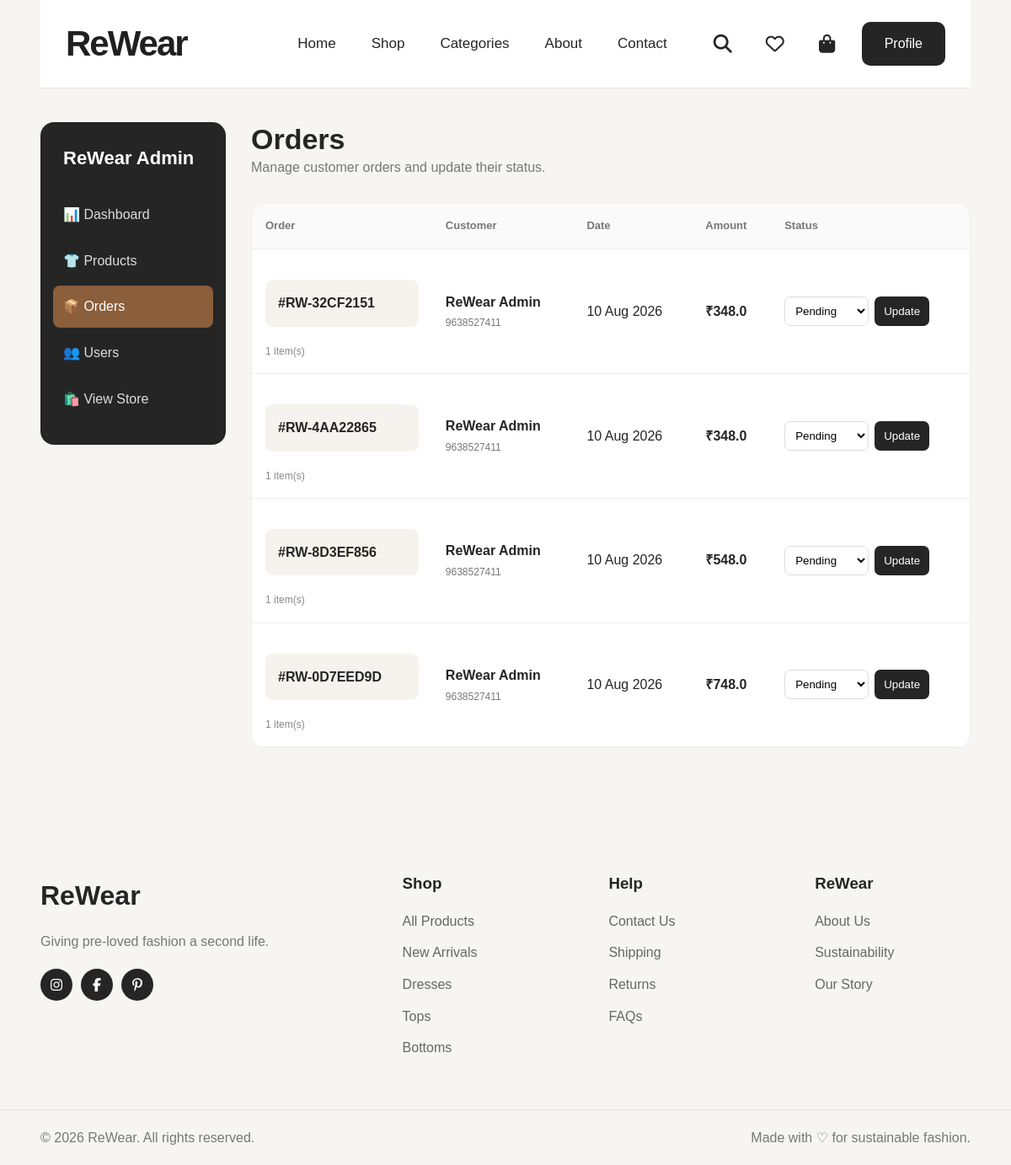
Screenshot of /admin/orders (signed in) with the database file from the repository.
### models/order.py (models this page shows, shortened)
class Order(db.Model):
    __tablename__ = "orders"
    id = db.Column(db.Integer, primary_key=True)
    order_number = db.Column(
        db.String(50),
        unique=True,
        nullable=False
    )
    user_id = db.Column(
        db.Integer,
        db.ForeignKey("users.id"),
        nullable=False
    )
    total_amount = db.Column(
        db.Float,
        nullable=False
    )
    shipping_fee = db.Column(
        db.Float,
        default=0,
        nullable=False
    )
    status = db.Column(
        db.String(50),
        default="Pending",
        nullable=False
    )
    created_at = db.Column(
        db.DateTime,
        server_default=db.func.now()
    )
    full_name = db.Column(
        db.String(100),
        nullable=False
    )
    phone = db.Column(
        db.String(20),
        nullable=False
    )
    address = db.Column(
        db.String(300),
        nullable=False
    )
    city = db.Column(
        db.String(100),
        nullable=False
    )
    state = db.Column(
        db.String(100),
        nullable=False
    )
    pincode = db.Column(
        db.String(10),
        nullable=False
    )
    user = db.relationship(
        "User",
        back_populates="orders"
    )
    items = db.relationship(
        "OrderItem",
        back_populates="order",
        cascade="all, delete-orphan"
    )

### routes/admin.py (the view)
@admin_bp.route("/orders")
@login_required
def orders():
    protection = admin_required()
    if protection:
        return protection
    orders = Order.query.order_by(
        Order.created_at.desc()
    ).all()
    return render_template(
        "admin/orders.html",
        orders=orders
    )

### routes/admin.py (called while the page is built)
def admin_required():
    if not current_user.is_authenticated:
        return redirect(url_for("auth.login"))
    if not current_user.is_admin:
        flash(
            "You do not have permission to access the admin area.",
            "error"
        )
        return redirect(url_for("home"))
    return None

### templates/admin/orders.html (shortened to what this page needs)
{% extends "base.html" %}
{% block content %}
<section class="admin-page">
    <div class="container">
        <div class="admin-layout">
            <aside class="admin-sidebar">
                <div class="admin-brand">
                    ReWear Admin
                </div>
                <nav class="admin-nav">
                    <a href="{{ url_for('admin.dashboard') }}">
                        📊 Dashboard
                    </a>
                    <a href="{{ url_for('admin.products') }}">
                        👕 Products
                    </a>
                    <a
                        href="{{ url_for('admin.orders') }}"
                        class="active"
                    >
                        📦 Orders
                    </a>
                    <a href="{{ url_for('admin.users') }}">
                        👥 Users
                    </a>
                    <a href="{{ url_for('shop.shop') }}">
                        🛍️ View Store
                    </a>
                </nav>
            </aside>
            <main class="admin-main">
                <h1>
                    Orders
                </h1>
                <p class="admin-subtitle">
                    Manage customer orders and update their status.
                </p>
                {% if orders %}
                <div class="orders-wrapper">
                    <table class="orders-table">
                        <thead>
                            <tr>
                                <th>
                                    Order
                                </th>
                                <th>
                                    Customer
                                </th>
                                <th>
                                    Date
                                </th>
                                <th>
                                    Amount
                                </th>
                                <th>
                                    Status
                                </th>
                            </tr>
                        </thead>
                        <tbody>
                            {% for order in orders %}
                            <tr>
                                <td>
                                    <div class="order-number">
                                        #{{ order.order_number }}
                                    </div>
                                    <div
                                        style="
                                            color:#888;
                                            font-size:12px;
                                            margin-top:4px;
                                        "
                                    >
                                        {{ order.items|length }} item(s)
                                    </div>
                                </td>
                                <td>
                                    <div class="customer-name">
                                        {{ order.full_name }}
                                    </div>
                                    <div class="customer-phone">
                                        {{ order.phone }}
                                    </div>
                                </td>
                                <td>
                                    {% if order.created_at %}
                                        {{ order.created_at.strftime(
                                            "%d %b %Y"
                                        ) }}
                                    {% else %}
                                        —
                                    {% endif %}
                                </td>
                                <td>
                                    <span class="amount">
                                        ₹{{ order.total_amount }}
                                    </span>
                                </td>
                                <td>
                                    <form
                                        method="POST"
                                        action="{{ url_for(
                                            'admin.update_order_status',
                                            order_id=order.id
                                        ) }}"
                                        class="status-form"
                                    >
                                        <select
                                            name="status"
                                            class="status-select"
                                        >
                                            {% for status in [
                                                'Pending',
                                                'Confirmed',
                                                'Shipped',
                                                'Delivered',
                                                'Cancelled'
                                            ] %}
                                            <option
                                                value="{{ status }}"
                                                {% if order.status == status %}
                                                selected
                                                {% endif %}
                                            >
                                                {{ status }}
                                            </option>
                                            {% endfor %}
                                        </select>
                                        <button
                                            type="submit"
                                            class="update-btn"
                                        >
                                            Update
                                        </button>
                                    </form>
                                </td>
                            </tr>
                            {% endfor %}
                        </tbody>
                    </table>
                </div>
                {% endif %}
            </main>
        </div>
    </div>
</section>
{% endblock %}

### static/css/style.css (style rules this page uses)
* { margin: 0; padding: 0; box-sizing: border-box; }
html { scroll-behavior: smooth; }
body { font-family: Arial, Helvetica, sans-serif; background: #f7f5f1; color: #252525; line-height: 1.6; }
a { color: inherit; text-decoration: none; }
button, input, textarea, select { font-family: inherit; }
button { cursor: pointer; }
.container { width: min(92%, 1660px); margin: 0 auto; }
h1, h2, h3 { line-height: 1.2; }
.order-number { margin: 20px 0; padding: 15px; background: #f6f2ed; border-radius: 9px; font-weight: 700; }
table { width: 100%; border-collapse: collapse; background: white; }
th, td { padding: 14px 16px; text-align: left; border-bottom: 1px solid #eee; }
th { background: #f6f2ed; font-weight: 700; }
.customer-name { color: #252525; font-weight: 700; }

### templates/admin/orders.html (style rules this page uses)
.admin-page { padding: 40px 0 80px; }
.admin-layout { display: grid; grid-template-columns: 220px 1fr; gap: 30px; }
.admin-sidebar { background: #252525; color: white; border-radius: 16px; padding: 25px 15px; height: fit-content; position: sticky; top: 100px; }
.admin-brand { font-size: 22px; font-weight: 700; padding: 0 12px 25px; }
.admin-nav a { display: block; color: #ddd; text-decoration: none; padding: 12px; border-radius: 8px; margin-bottom: 5px; }
.admin-nav a:hover, .admin-nav a.active { background: #8b5e3c; color: white; }
.admin-main h1 { margin-top: 0; font-size: 34px; }
.admin-subtitle { color: #777; margin-bottom: 30px; }
.orders-wrapper { background: white; border: 1px solid #eee; border-radius: 16px; overflow-x: auto; }
.orders-table { width: 100%; border-collapse: collapse; min-width: 850px; }
.orders-table th, .orders-table td { padding: 16px; border-bottom: 1px solid #eee; text-align: left; }
.orders-table th { background: #fafafa; color: #777; font-size: 13px; }
.order-number { font-weight: 700; }
.customer-name { font-weight: 600; }
.customer-phone { color: #777; font-size: 12px; margin-top: 3px; }
.amount { font-weight: 700; }
.status-form { display: flex; gap: 7px; }
.status-select { padding: 8px; border: 1px solid #ddd; border-radius: 7px; background: white; }
.update-btn { border: none; background: #252525; color: white; padding: 8px 11px; border-radius: 7px; cursor: pointer; }

### rows the page displays
Order: order_number "RW-32CF2151", items|length "1", full_name "ReWear Admin", phone "9638527411", created_at "10 Aug 2026", total_amount "348.0", status "Pending"
Order: order_number "RW-4AA22865", items|length "1", full_name "ReWear Admin", phone "9638527411", created_at "10 Aug 2026", total_amount "348.0", status "Pending"
Order: order_number "RW-8D3EF856", items|length "1", full_name "ReWear Admin", phone "9638527411", created_at "10 Aug 2026", total_amount "548.0", status "Pending"
Order: order_number "RW-0D7EED9D", items|length "1", full_name "ReWear Admin", phone "9638527411", created_at "10 Aug 2026", total_amount "748.0", status "Pending"
